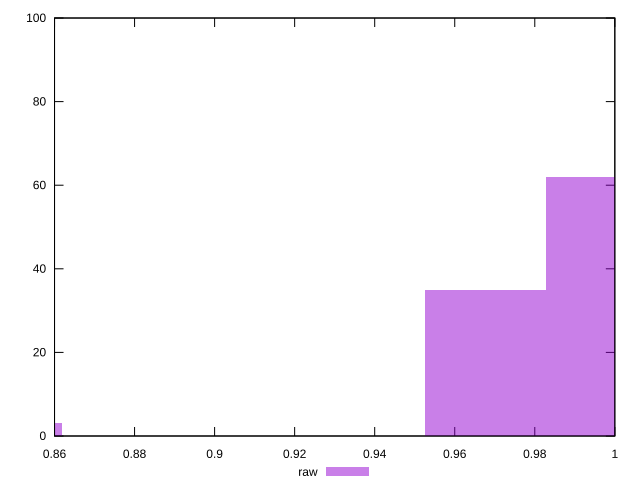

Recreate this plot in gnuplot.
reset

$raw <<EOF
0.9980229921970872 62
0.967779871221418 35
0.8468073873187407 3
EOF

set key outside below
set boxwidth 0.03024312097566931
set xrange [0.86:1]
set yrange [0:100]
set trange [0:100]
set style fill transparent solid 0.5 noborder
set terminal svg size 640, 490 enhanced background rgb 'white'
set output "reports/report_00032_2021-02-25T10-28-15.087Z/meta/score/samples/agenda/raw/histogram.svg"

plot $raw title "raw" with boxes

reset
